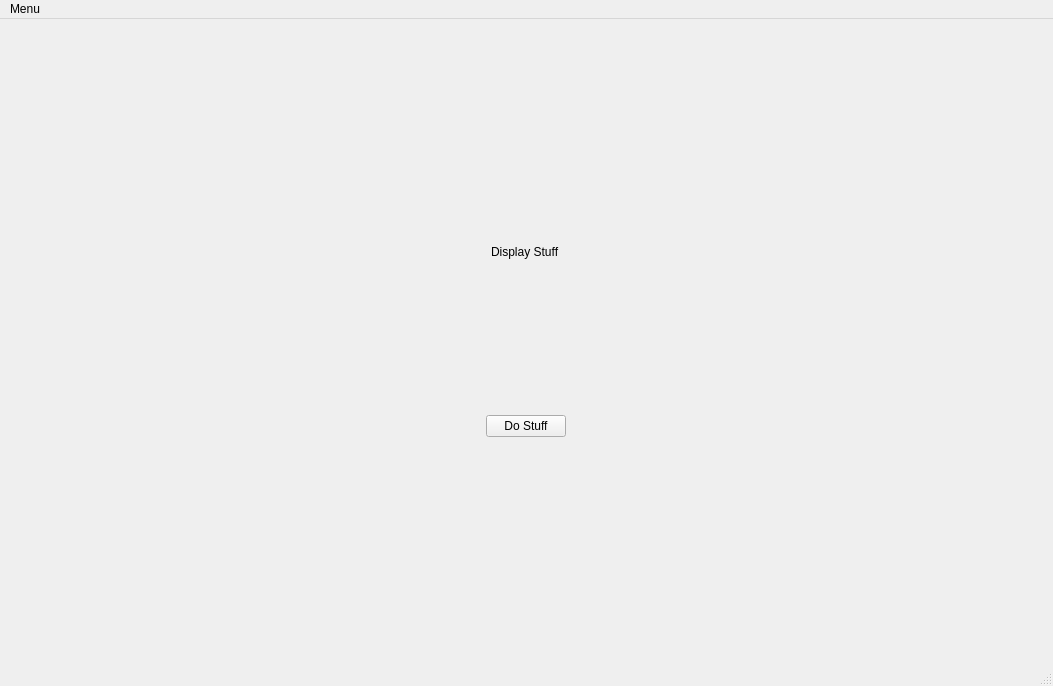
<?xml version="1.0" encoding="UTF-8"?>
<ui version="4.0">
 <class>MainWindow</class>
 <widget class="QMainWindow" name="MainWindow">
  <property name="geometry">
   <rect>
    <x>0</x>
    <y>0</y>
    <width>1053</width>
    <height>686</height>
   </rect>
  </property>
  <property name="sizePolicy">
   <sizepolicy hsizetype="Fixed" vsizetype="Fixed">
    <horstretch>0</horstretch>
    <verstretch>0</verstretch>
   </sizepolicy>
  </property>
  <property name="windowTitle">
   <string>MainWindow</string>
  </property>
  <property name="documentMode">
   <bool>false</bool>
  </property>
  <widget class="QWidget" name="centralwidget">
   <property name="sizePolicy">
    <sizepolicy hsizetype="Preferred" vsizetype="Preferred">
     <horstretch>0</horstretch>
     <verstretch>0</verstretch>
    </sizepolicy>
   </property>
   <layout class="QGridLayout" name="gridLayout">
    <item row="0" column="0">
     <layout class="QVBoxLayout" name="verticalLayout">
      <item>
       <layout class="QHBoxLayout" name="horizontalLayout_2">
        <item>
         <widget class="QLabel" name="label">
          <property name="enabled">
           <bool>true</bool>
          </property>
          <property name="sizePolicy">
           <sizepolicy hsizetype="Fixed" vsizetype="Fixed">
            <horstretch>200</horstretch>
            <verstretch>0</verstretch>
           </sizepolicy>
          </property>
          <property name="text">
           <string>Display Stuff</string>
          </property>
         </widget>
        </item>
       </layout>
      </item>
      <item>
       <spacer name="verticalSpacer">
        <property name="orientation">
         <enum>Qt::Vertical</enum>
        </property>
        <property name="sizeType">
         <enum>QSizePolicy::Fixed</enum>
        </property>
        <property name="sizeHint" stdset="0">
         <size>
          <width>20</width>
          <height>150</height>
         </size>
        </property>
       </spacer>
      </item>
      <item>
       <layout class="QHBoxLayout" name="horizontalLayout">
        <item>
         <widget class="QPushButton" name="pushButton">
          <property name="sizePolicy">
           <sizepolicy hsizetype="Fixed" vsizetype="Fixed">
            <horstretch>0</horstretch>
            <verstretch>0</verstretch>
           </sizepolicy>
          </property>
          <property name="text">
           <string>Do Stuff</string>
          </property>
         </widget>
        </item>
       </layout>
      </item>
     </layout>
    </item>
   </layout>
  </widget>
  <widget class="QMenuBar" name="menubar">
   <property name="geometry">
    <rect>
     <x>0</x>
     <y>0</y>
     <width>1053</width>
     <height>21</height>
    </rect>
   </property>
   <widget class="QMenu" name="menuTitle">
    <property name="title">
     <string>Menu</string>
    </property>
   </widget>
   <addaction name="menuTitle"/>
  </widget>
  <widget class="QStatusBar" name="statusbar"/>
 </widget>
 <resources/>
 <connections/>
</ui>
